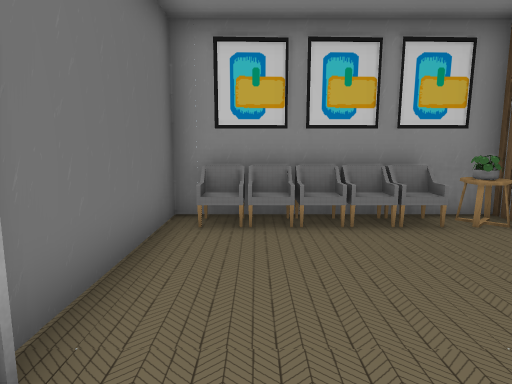
[1] (above)

12 first-person views from a walk through a 3-D level made in the Unity game engine. The camera is 1.4 m above the floor, tilts 8° down and sees 75° across. The floor is counted in squares, 1 m on a side. Each view is taken from the middle of a square. On the plan, view 1 faces up. The plan holds only what a view shows up to about 15 squares ahead; the rest is blank. The player character is not drawn. Some surface patterns are stand-ins.

[2]
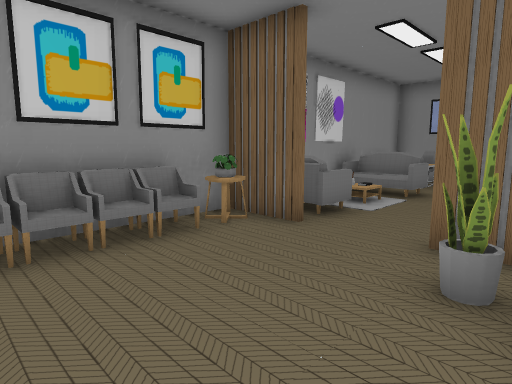

[3]
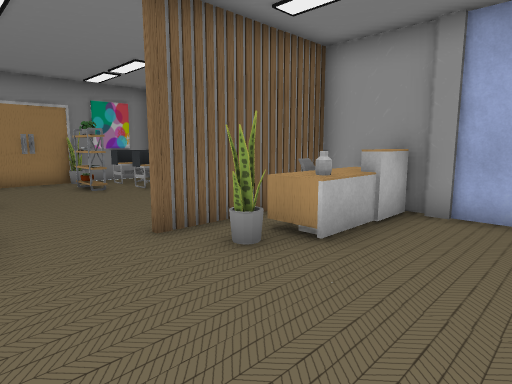

[4]
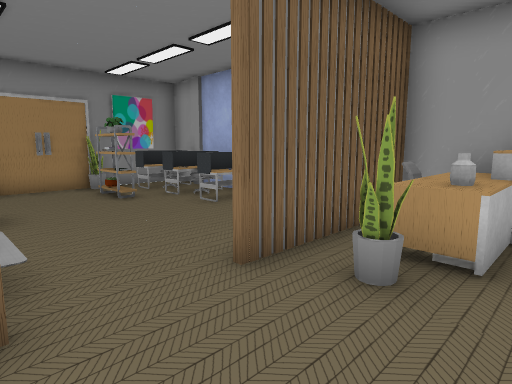

[5]
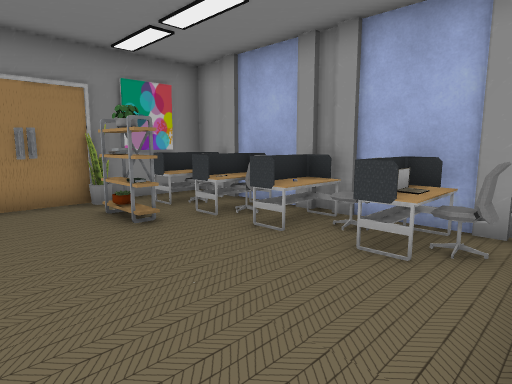

[6]
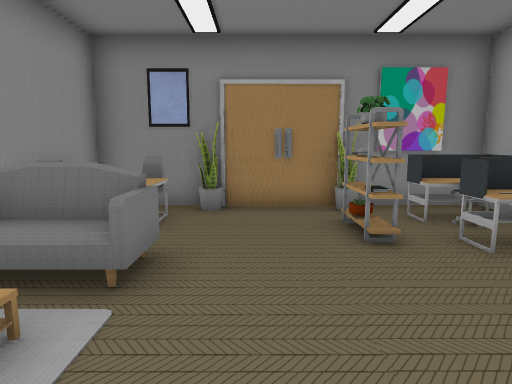

[7]
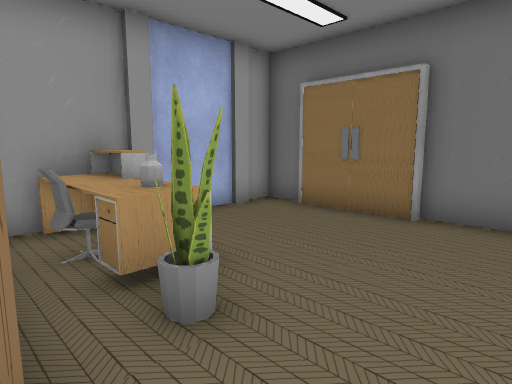

[8]
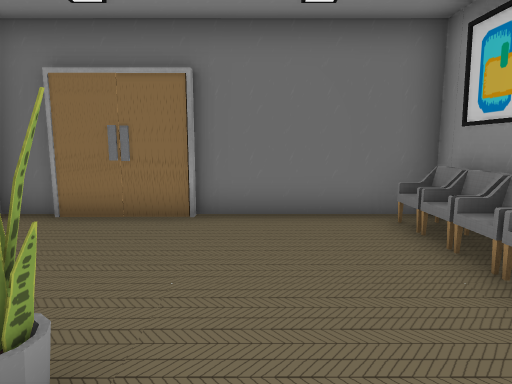

[9]
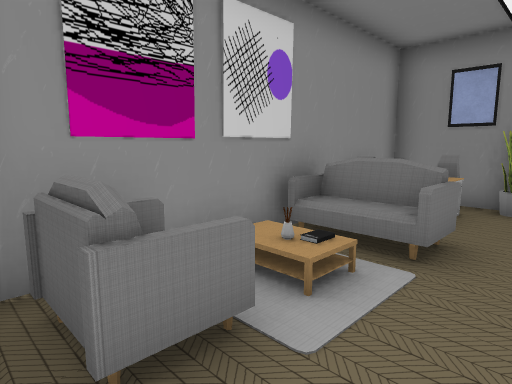

[10]
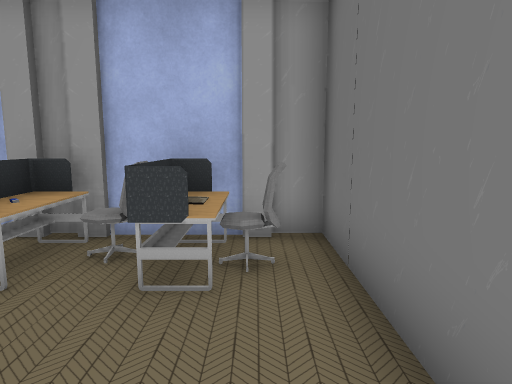

[11]
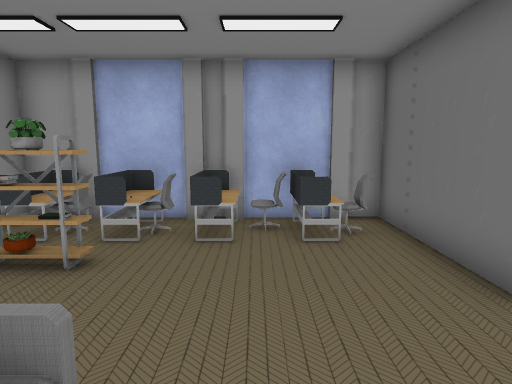

[12]
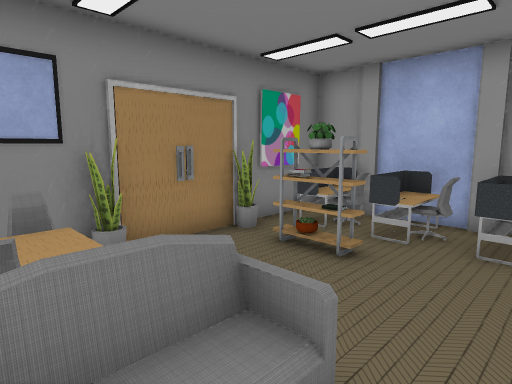

### Floor plan
Points are (right, up) in squares from view 1. A wall is a line through its corners. A room is listed if a view was taken in it or the views show most of it. See-through windows are left out.
Room 1 (views 1, 2, 3, 4, 5, 6, 7, 8, 9, 10, 11, 12)
walls: (4.9, 2.3) (4.9, -2.2); (4.7, -2.2) (4.8, 2.5); (6.5, 6.6) (5.4, 6.6); (4.9, 6.6) (-1.6, 6.6) (-1.6, 1.8); (-1.5, 1.8) (-1.4, -1); (13.6, 0.5) (13.6, 6.6) (9.4, 6.6); (-1.6, -1) (-1.6, -2.1) (13.6, -2.2) (13.6, -1.4)
low walls: (3.4, 5.6) (-1.1, 5.6); (3.2, 6.1) (-0.9, 6.1)
objects: other object (3, -1) to (4, -1); other object (3, 0); other object (3, 1) to (4, 1); other object (3, 2) to (4, 2); other object (4, 0); other object (4, 5); other object (4, 6); other object (6, -1) to (7, 0); other object (6, 5); other object (7, -1); other object (7, 5) to (8, 7); other object (8, -1) to (9, 0); other object (9, 4) to (10, 6); other object (9, 7); other object (10, -1) to (11, 0); other object (11, 1); other object (11, 5) to (12, 6); other object (12, -1) to (13, 0); other object (12, 1); other object (13, 1); other object (13, 4); other object (13, 5) to (13, 6)

Where each view was taken, in squares from view 1:
view 1: 0 up, 0 right, facing up
view 2: 1 up, 0 right, facing up-right
view 3: 5 up, 0 right, facing down-right
view 4: 5 up, 2 right, facing down-right
view 5: 4 up, 5 right, facing down-right
view 6: 3 up, 6 right, facing right
view 7: 4 up, 5 right, facing down-left
view 8: 3 up, 5 right, facing left
view 9: 3 up, 5 right, facing up-right
view 10: 3 up, 6 right, facing down
view 11: 6 up, 8 right, facing down
view 12: 6 up, 8 right, facing down-right
